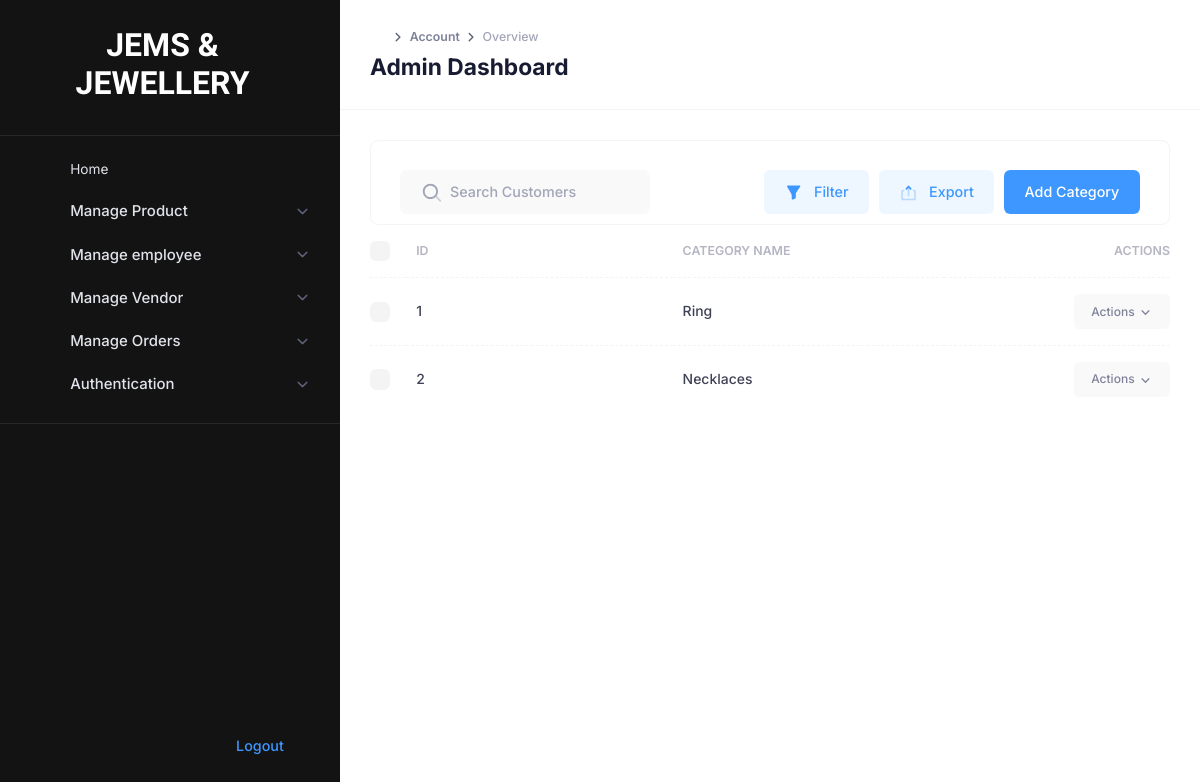
Page /adminapp/admincatlist/ on the committed database.
### adminapp/models.py (models this page shows)
class Category(models.Model):
    name=models.CharField(max_length=25)
    image=models.ImageField(upload_to='category')

### adminapp/views.py (the view)
# urls.py: path('admincatlist/',views.admincatlist),
def admincatlist(request):
    cl=Category.objects.all()
    return render(request,'admincatlist.html',{'cl':cl})

### adminapp/admintemps/admincatlist.html (shortened to what this page needs)
{% extends 'adminheader.html' %}
{% load static %}
{% block content %}
					<div class="app-main flex-column flex-row-fluid" id="kt_app_main">
						<div class="d-flex flex-column flex-column-fluid">
							<div id="kt_app_content" class="app-content flex-column-fluid">
								<div id="kt_app_content_container" class="app-container container-fluid">
									<div class="card">
										<div class="card-header border-0 pt-6">
											<div class="card-title">
												<div class="d-flex align-items-center position-relative my-1">
													<span class="svg-icon svg-icon-1 position-absolute ms-6">
													</span>
													<input type="text" data-kt-customer-table-filter="search" class="form-control form-control-solid w-250px ps-15" placeholder="Search Customers" />
												</div>
											</div>
											<div class="card-toolbar">
												<div class="d-flex justify-content-end" data-kt-customer-table-toolbar="base">
													<button type="button" class="btn btn-light-primary me-3" data-kt-menu-trigger="click" data-kt-menu-placement="bottom-end">
													<span class="svg-icon svg-icon-2">
													</span>
													Filter</button>
													<button type="button" class="btn btn-light-primary me-3" data-bs-toggle="modal" data-bs-target="#kt_customers_export_modal">
													<span class="svg-icon svg-icon-2">
													</span>
													Export</button>
													<a type="button" href="/adminapp/adminaddcat/" class="btn btn-primary">Add Category</a>
												</div>
											</div>
										</div>
										<div class="card-body pt-0">
											<table class="table align-middle table-row-dashed fs-6 gy-5" id="kt_customers_table">
												<thead>
													<tr class="text-start text-gray-400 fw-bold fs-7 text-uppercase gs-0">
														<th class="w-10px pe-2">
															<div class="form-check form-check-sm form-check-custom form-check-solid me-3">
																<input class="form-check-input" type="checkbox" data-kt-check="true" data-kt-check-target="#kt_customers_table .form-check-input" value="1" />
															</div>
														</th>
														<th class="min-w-125px">Id</th>
														<th class="min-w-125px">Category Name</th>
														<th class="text-end min-w-70px">Actions</th>
													</tr>
												</thead>
												<tbody class="fw-semibold text-gray-600">
												{% for t in cl %}
													<tr>
														<td>
															<div class="form-check form-check-sm form-check-custom form-check-solid">
																<input class="form-check-input" type="checkbox" value="1" />
															</div>
														</td>
														<td>
															<a class="text-gray-800 text-hover-primary mb-1">{{ t.id }}</a>
														</td>
														<td>
															<a class="text-gray-800 text-hover-primary mb-1">{{ t.name }}</a>
														</td>
														<td class="text-end">
															<a href="#" class="btn btn-sm btn-light btn-active-light-primary" data-kt-menu-trigger="click" data-kt-menu-placement="bottom-end">Actions
															<span class="svg-icon svg-icon-5 m-0">
															</span>
															</a>
														</td>
													</tr>
												    {% endfor %}
												</tbody>
											</table>
										</div>
									</div>
								</div>
							</div>
						</div>
					</div>
				</div>
			</div>
		</div>
	{% endblock %}

### rows in the picture
Category: id "1", name "Ring"
Category: id "2", name "Necklaces"
